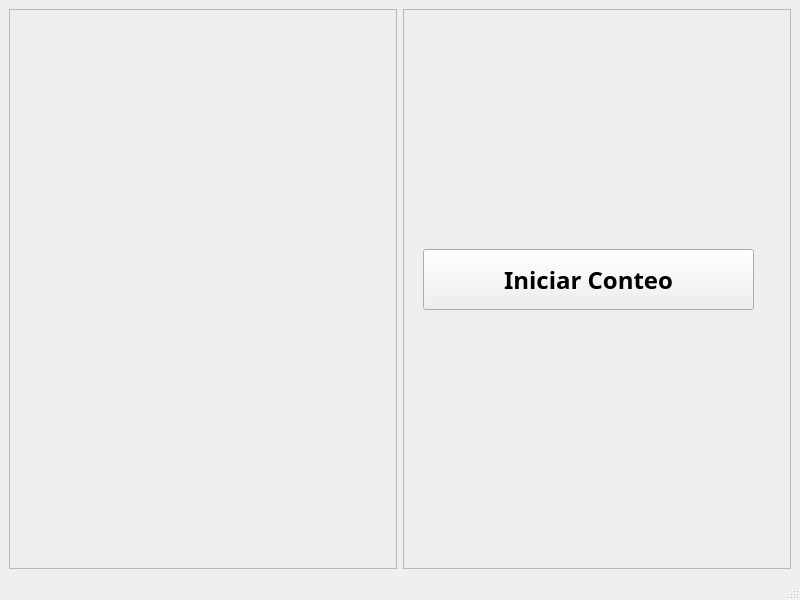
<?xml version="1.0" encoding="UTF-8"?>
<ui version="4.0">
 <class>ConteodeRostro</class>
 <widget class="QMainWindow" name="ConteodeRostro">
  <property name="geometry">
   <rect>
    <x>0</x>
    <y>0</y>
    <width>800</width>
    <height>600</height>
   </rect>
  </property>
  <property name="windowTitle">
   <string>Conceccion de Rostro</string>
  </property>
  <widget class="QWidget" name="centralwidget">
   <layout class="QHBoxLayout" name="horizontalLayout">
    <item>
     <widget class="QFrame" name="frame_2">
      <property name="frameShape">
       <enum>QFrame::StyledPanel</enum>
      </property>
      <property name="frameShadow">
       <enum>QFrame::Raised</enum>
      </property>
     </widget>
    </item>
    <item>
     <widget class="QFrame" name="frame_1">
      <property name="frameShape">
       <enum>QFrame::StyledPanel</enum>
      </property>
      <property name="frameShadow">
       <enum>QFrame::Raised</enum>
      </property>
      <widget class="QPushButton" name="btninicio">
       <property name="geometry">
        <rect>
         <x>20</x>
         <y>240</y>
         <width>331</width>
         <height>61</height>
        </rect>
       </property>
       <property name="sizePolicy">
        <sizepolicy hsizetype="Maximum" vsizetype="Fixed">
         <horstretch>0</horstretch>
         <verstretch>0</verstretch>
        </sizepolicy>
       </property>
       <property name="font">
        <font>
         <family>Perpetua</family>
         <pointsize>18</pointsize>
         <weight>75</weight>
         <italic>false</italic>
         <bold>true</bold>
         <underline>false</underline>
        </font>
       </property>
       <property name="text">
        <string>Iniciar Conteo</string>
       </property>
      </widget>
     </widget>
    </item>
   </layout>
  </widget>
  <widget class="QMenuBar" name="menubar">
   <property name="geometry">
    <rect>
     <x>0</x>
     <y>0</y>
     <width>800</width>
     <height>26</height>
    </rect>
   </property>
  </widget>
  <widget class="QStatusBar" name="statusbar"/>
 </widget>
 <resources/>
 <connections/>
</ui>
